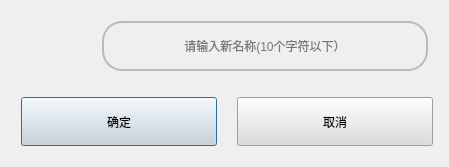
<?xml version="1.0" encoding="UTF-8"?>
<ui version="4.0">
 <class>Dialog</class>
 <widget class="QDialog" name="Dialog">
  <property name="windowModality">
   <enum>Qt::ApplicationModal</enum>
  </property>
  <property name="geometry">
   <rect>
    <x>0</x>
    <y>0</y>
    <width>449</width>
    <height>167</height>
   </rect>
  </property>
  <property name="focusPolicy">
   <enum>Qt::NoFocus</enum>
  </property>
  <property name="windowTitle">
   <string>Dialog</string>
  </property>
  <property name="windowIcon">
   <iconset resource="../vb.qrc">
    <normaloff>:/title/images/cha.png</normaloff>:/title/images/cha.png</iconset>
  </property>
  <layout class="QGridLayout" name="gridLayout">
   <item row="0" column="0">
    <widget class="QWidget" name="widget_2" native="true">
     <property name="styleSheet">
      <string notr="true"/>
     </property>
     <layout class="QGridLayout" name="gridLayout_2" columnstretch="1,4">
      <property name="leftMargin">
       <number>10</number>
      </property>
      <property name="topMargin">
       <number>10</number>
      </property>
      <property name="rightMargin">
       <number>10</number>
      </property>
      <property name="bottomMargin">
       <number>10</number>
      </property>
      <property name="spacing">
       <number>0</number>
      </property>
      <item row="0" column="0">
       <widget class="QLabel" name="label">
        <property name="styleSheet">
         <string notr="true">image: url(:/new/images/build.png);</string>
        </property>
        <property name="text">
         <string/>
        </property>
       </widget>
      </item>
      <item row="0" column="1">
       <widget class="QLineEdit" name="lineEdit">
        <property name="sizePolicy">
         <sizepolicy hsizetype="Preferred" vsizetype="Preferred">
          <horstretch>0</horstretch>
          <verstretch>0</verstretch>
         </sizepolicy>
        </property>
        <property name="focusPolicy">
         <enum>Qt::ClickFocus</enum>
        </property>
        <property name="styleSheet">
         <string notr="true">QLineEdit{


background-color:transparent;
	font: 14pt &quot;宋体&quot;;
	border:2px solid rgb(186,186,186);
border-radius:20px

}

</string>
        </property>
        <property name="alignment">
         <set>Qt::AlignCenter</set>
        </property>
        <property name="placeholderText">
         <string>请输入新名称(10个字符以下）</string>
        </property>
       </widget>
      </item>
     </layout>
    </widget>
   </item>
   <item row="1" column="0">
    <widget class="QWidget" name="widget_3" native="true">
     <property name="styleSheet">
      <string notr="true"/>
     </property>
     <layout class="QGridLayout" name="gridLayout_3">
      <property name="leftMargin">
       <number>10</number>
      </property>
      <property name="topMargin">
       <number>10</number>
      </property>
      <property name="rightMargin">
       <number>5</number>
      </property>
      <property name="bottomMargin">
       <number>10</number>
      </property>
      <property name="horizontalSpacing">
       <number>20</number>
      </property>
      <property name="verticalSpacing">
       <number>0</number>
      </property>
      <item row="0" column="0">
       <widget class="QPushButton" name="pushButton">
        <property name="sizePolicy">
         <sizepolicy hsizetype="Preferred" vsizetype="Preferred">
          <horstretch>0</horstretch>
          <verstretch>0</verstretch>
         </sizepolicy>
        </property>
        <property name="styleSheet">
         <string notr="true">


QPushButton{
	font: 16pt &quot;宋体&quot;;
color: rgb(0, 0, 0);
background-color: rgb(220, 220, 220);

}
QPushButton:hover{
	font: 16pt &quot;宋体&quot;;
	color: rgb(0, 0, 0);
	background-color: rgb(173, 173, 173);
}</string>
        </property>
        <property name="text">
         <string>确定</string>
        </property>
       </widget>
      </item>
      <item row="0" column="1">
       <widget class="QPushButton" name="pushButton_2">
        <property name="sizePolicy">
         <sizepolicy hsizetype="Preferred" vsizetype="Preferred">
          <horstretch>0</horstretch>
          <verstretch>0</verstretch>
         </sizepolicy>
        </property>
        <property name="styleSheet">
         <string notr="true">


QPushButton{
	font: 16pt &quot;宋体&quot;;
color: rgb(0, 0, 0);
background-color: rgb(220, 220, 220);

}
QPushButton:hover{
	font: 16pt &quot;宋体&quot;;
	color: rgb(0, 0, 0);
	background-color: rgb(173, 173, 173);
}</string>
        </property>
        <property name="text">
         <string>取消</string>
        </property>
       </widget>
      </item>
     </layout>
    </widget>
   </item>
  </layout>
 </widget>
 <resources>
  <include location="../vb.qrc"/>
 </resources>
 <connections>
  <connection>
   <sender>pushButton</sender>
   <signal>clicked()</signal>
   <receiver>Dialog</receiver>
   <slot>ok_NewDialog()</slot>
   <hints>
    <hint type="sourcelabel">
     <x>64</x>
     <y>307</y>
    </hint>
    <hint type="destinationlabel">
     <x>-95</x>
     <y>293</y>
    </hint>
   </hints>
  </connection>
  <connection>
   <sender>pushButton_2</sender>
   <signal>clicked()</signal>
   <receiver>Dialog</receiver>
   <slot>accept()</slot>
   <hints>
    <hint type="sourcelabel">
     <x>513</x>
     <y>311</y>
    </hint>
    <hint type="destinationlabel">
     <x>971</x>
     <y>320</y>
    </hint>
   </hints>
  </connection>
 </connections>
 <slots>
  <slot>ok_NewDialog()</slot>
 </slots>
</ui>
